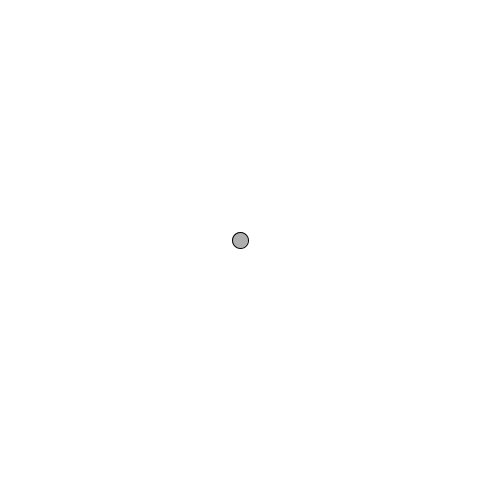
Frame 1 (no input)
Frame 60 (the mouse pressed at the canvas centre just before this capture): identical to frame 1, image omitted
Frame 120 (the mouse held since frame 60 and released just before this capture): identical to frame 1, image omitted

The Processing sketch that drew this single still picture (run headless with seeded random() and noise(); from frame 60 on, the mouse is pressed at the canvas centre):

// Processing sketch: moveCar1
// ── moveCar1.pde
class PVector {

  float x, y;

  PVector(float x_, float y_) {
    x=x_;
    y=y_;
  };
  void add(PVector v ) {
    y=y+v.y;
    x=x+v.x;
  };
  void sub(PVector v ) {
    y=y-v.y;
    x=x-v.x;
  };
  float mag() {
    return sqrt(x*x+y*y);
  };
  void mult(float n) {
    x=x*n;
    y=y*n;
  };
  void div(float n) {
    x=x/n;
    y=y/n;
  };
  void normalize() {
    float m=mag();
    if (m!=0) {
      div(m);
    }
  } 
  ; 

  void limit(float max) {
    if ( mag()>max) { 
      normalize();//速度是矢量 不能只对x y分量限制 所以要先单位化 然后乘标量
      mult(max);
    };
    //if(y>10){
    //y=max;
    //}
  };
};



class Mover {

  PVector location;
  PVector velocity;
  PVector acceleration;
  PVector bean;
  float topspeed;

  Mover() {

    location=new PVector(width/2, height/2);
    velocity=new PVector(0, 0);
    acceleration =new PVector(0, 0);
    topspeed=10;
    bean=new PVector(0.01, 0);
  } 

  void update() {
    velocity.add(acceleration);
    location.add(velocity);
    velocity.limit(topspeed);
  }

  void display() {
    stroke(0);
    fill(175);
    ellipse(location.x, location.y, 16, 16);
  }

  void checkEdges() {
    if (location.x>width) {
      location.x=0;
    } else if (location.x<0) {
      location.x=width;
    }
    if (location.y>height) {
      location.y=0;
    } else if (location.y<0) {
      location.y=height;
    }
  }
  void up() {
    acceleration.y+=0.1;
    
   
  }
  void down() {
    if(velocity.y<=0){
      acceleration.y=0;
      velocity.y=0;
    
  }else if(velocity.y<=0){
  acceleration.y-=0.1;
  }
 
  }
}


Mover mover;
float w;

void setup()
{
  size(480, 480);
  mover =new Mover();
};

void draw() {
  background(255);
  mover.display();
  if (keyPressed) {
    if (keyCode==38) {
      println("按下上");
      mover.up();
    } else if (keyCode==40) {
      mover.down();
    }
  }
   mover.update();
   mover.checkEdges();
}
